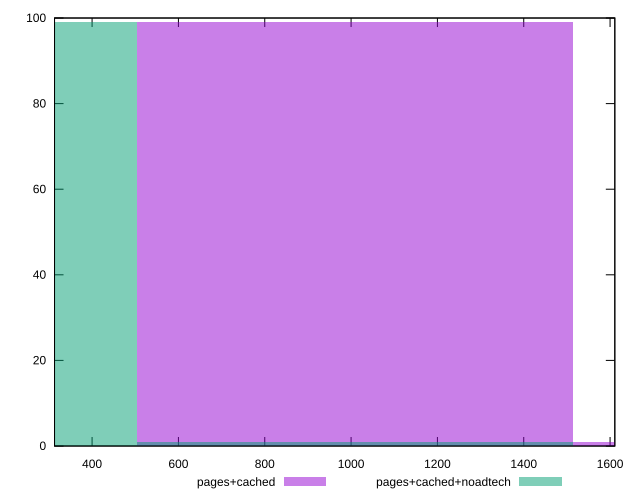

Source code (gnuplot):
reset

$pagesCached <<EOF
2019.5788758774634 1
1009.7894379387317 99
EOF

$pagesCachedNoadtech <<EOF
1009.7894379387317 1
0 99
EOF

set key outside below
set boxwidth 1009.7894379387317
set xrange [313:1611]
set yrange [0:100]
set trange [0:100]
set style fill transparent solid 0.5 noborder
set terminal svg size 640, 500 enhanced background rgb 'white'
set output "report_00023_2021-02-20T12:14:57.249Z/render-blocking-resources/comparison/histogram/1_vs_2.svg"

plot $pagesCached title "pages+cached" with boxes, \
     $pagesCachedNoadtech title "pages+cached+noadtech" with boxes

reset
